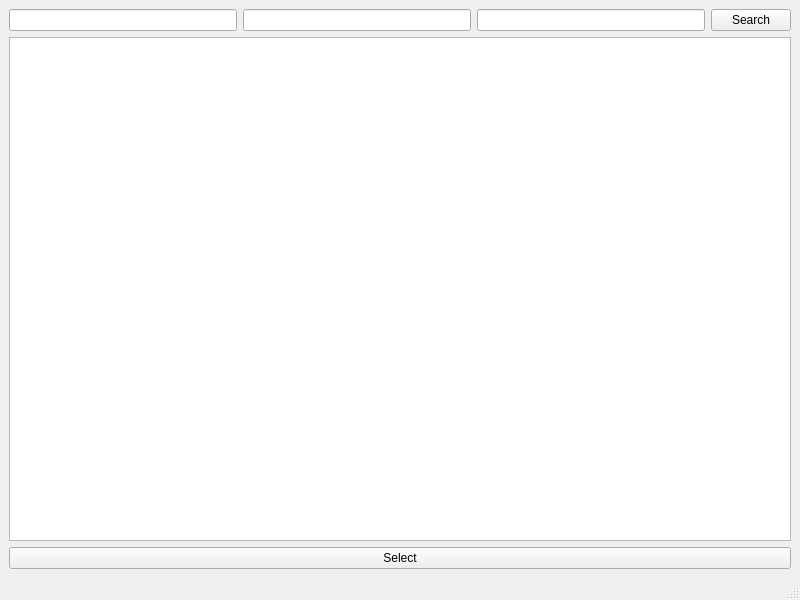
<?xml version="1.0" encoding="UTF-8"?>
<ui version="4.0">
 <class>MainWindow</class>
 <widget class="QMainWindow" name="MainWindow">
  <property name="geometry">
   <rect>
    <x>0</x>
    <y>0</y>
    <width>800</width>
    <height>600</height>
   </rect>
  </property>
  <property name="windowTitle">
   <string>MainWindow</string>
  </property>
  <widget class="QWidget" name="centralwidget">
   <property name="autoFillBackground">
    <bool>false</bool>
   </property>
   <layout class="QVBoxLayout" name="verticalLayout_2">
    <item>
     <layout class="QHBoxLayout" name="horizontalLayout_2">
      <item>
       <widget class="QLineEdit" name="usernameBox"/>
      </item>
      <item>
       <widget class="QLineEdit" name="machineBox"/>
      </item>
      <item>
       <widget class="QLineEdit" name="directoryBox"/>
      </item>
      <item>
       <widget class="QPushButton" name="pushButton">
        <property name="text">
         <string>Search</string>
        </property>
       </widget>
      </item>
     </layout>
    </item>
    <item>
     <widget class="FileListView" name="listView"/>
    </item>
    <item>
     <widget class="QPushButton" name="selectButton">
      <property name="text">
       <string>Select</string>
      </property>
     </widget>
    </item>
   </layout>
  </widget>
  <widget class="QMenuBar" name="menubar">
   <property name="geometry">
    <rect>
     <x>0</x>
     <y>0</y>
     <width>800</width>
     <height>24</height>
    </rect>
   </property>
  </widget>
  <widget class="QStatusBar" name="statusbar"/>
 </widget>
 <customwidgets>
  <customwidget>
   <class>FileListView</class>
   <extends>QListView</extends>
   <header>FileListView.h</header>
  </customwidget>
 </customwidgets>
 <resources/>
 <connections/>
</ui>
